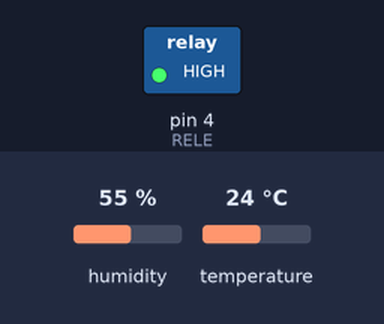
A sketch run on a simulated Arduino Uno, built with avr-gcc and run on an emulated ATmega328P. On the bench: switched loads named in the sketch (green lamp = pin HIGH). The inputs (shaded band) are chosen by the test bench; at power-on: humidity 55 %, temperature 24 °C. What the sketch prints to the serial monitor is not drawn.

Above: at 0.1 s.
Timing chart, 0 to 1.6 s (numbered marks = the images above):
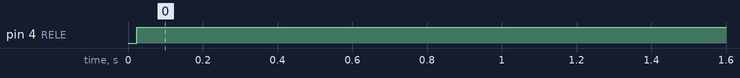

Measured:
- by itself, pin 4 (RELE): LOW → HIGH at 0.02 s

The sketch:

grupo04-v1.ino
```cpp
#include <SimpleDHT.h>

#define RELE 4
#define pinDHT11 16

SimpleDHT11 dht11;

void setup()
{
    pinMode(RELE, OUTPUT);
    Serial.begin(9600);
}

void loop()
{
    byte temp = 0;
    byte humid = 0;
    if (dht11.read(pinDHT11, &temp, &humid, NULL))
    {
        Serial.println("Falha na leitura do sensor.");
        return;
    }

    Serial.print((int)temp);
    Serial.print(" *C, ");
    Serial.print((int)humid);
    Serial.println(" %");

    if ((int)temp >= 20)
    {
        digitalWrite(RELE, HIGH);
        delay(60000);
    }
    else
    {
        digitalWrite(RELE, LOW);
        delay(500);
    }
}
```
